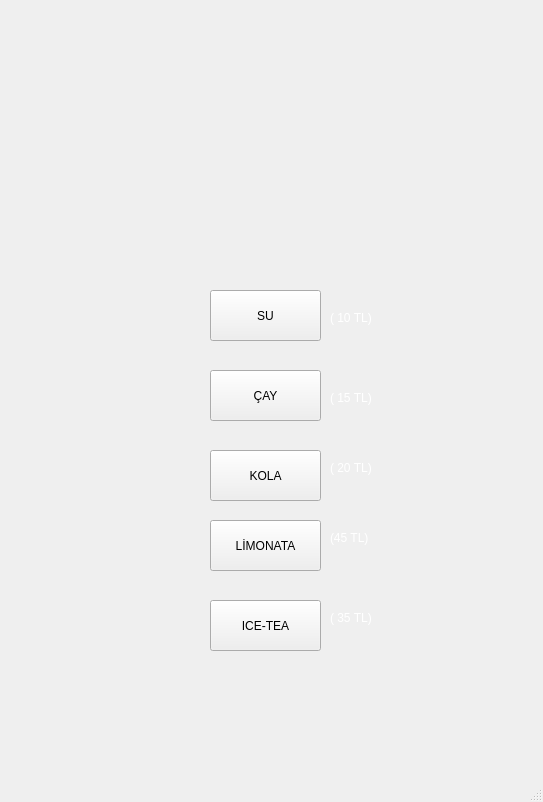
<?xml version="1.0" encoding="UTF-8"?>
<ui version="4.0">
 <class>MainWindow</class>
 <widget class="QMainWindow" name="MainWindow">
  <property name="geometry">
   <rect>
    <x>0</x>
    <y>0</y>
    <width>543</width>
    <height>802</height>
   </rect>
  </property>
  <property name="windowTitle">
   <string>MainWindow</string>
  </property>
  <property name="styleSheet">
   <string notr="true">#centralwidget{
border-image: url(:/men/Menu-PNG-File.png);}</string>
  </property>
  <widget class="QWidget" name="centralwidget">
   <widget class="QPushButton" name="pushButton_SU">
    <property name="geometry">
     <rect>
      <x>210</x>
      <y>290</y>
      <width>111</width>
      <height>51</height>
     </rect>
    </property>
    <property name="text">
     <string>SU</string>
    </property>
   </widget>
   <widget class="QPushButton" name="pushButton_CAY">
    <property name="geometry">
     <rect>
      <x>210</x>
      <y>370</y>
      <width>111</width>
      <height>51</height>
     </rect>
    </property>
    <property name="text">
     <string>ÇAY</string>
    </property>
   </widget>
   <widget class="QPushButton" name="pushButton_KOLA">
    <property name="geometry">
     <rect>
      <x>210</x>
      <y>450</y>
      <width>111</width>
      <height>51</height>
     </rect>
    </property>
    <property name="text">
     <string>KOLA</string>
    </property>
   </widget>
   <widget class="QPushButton" name="pushButton_LIMONATA">
    <property name="geometry">
     <rect>
      <x>210</x>
      <y>520</y>
      <width>111</width>
      <height>51</height>
     </rect>
    </property>
    <property name="text">
     <string>LİMONATA</string>
    </property>
   </widget>
   <widget class="QPushButton" name="pushButton_ICETEA">
    <property name="geometry">
     <rect>
      <x>210</x>
      <y>600</y>
      <width>111</width>
      <height>51</height>
     </rect>
    </property>
    <property name="text">
     <string>ICE-TEA</string>
    </property>
   </widget>
   <widget class="QLabel" name="label">
    <property name="geometry">
     <rect>
      <x>330</x>
      <y>310</y>
      <width>55</width>
      <height>16</height>
     </rect>
    </property>
    <property name="styleSheet">
     <string notr="true">color: rgb(255, 255, 255);</string>
    </property>
    <property name="text">
     <string>( 10 TL)</string>
    </property>
   </widget>
   <widget class="QLabel" name="label_2">
    <property name="geometry">
     <rect>
      <x>330</x>
      <y>390</y>
      <width>55</width>
      <height>16</height>
     </rect>
    </property>
    <property name="styleSheet">
     <string notr="true">color: rgb(255, 255, 255);</string>
    </property>
    <property name="text">
     <string>( 15 TL)</string>
    </property>
   </widget>
   <widget class="QLabel" name="label_KOLA">
    <property name="geometry">
     <rect>
      <x>330</x>
      <y>460</y>
      <width>55</width>
      <height>16</height>
     </rect>
    </property>
    <property name="styleSheet">
     <string notr="true">color: rgb(255, 255, 255);</string>
    </property>
    <property name="text">
     <string>( 20 TL)</string>
    </property>
   </widget>
   <widget class="QLabel" name="label_4">
    <property name="geometry">
     <rect>
      <x>330</x>
      <y>530</y>
      <width>55</width>
      <height>16</height>
     </rect>
    </property>
    <property name="styleSheet">
     <string notr="true">color: rgb(255, 255, 255);</string>
    </property>
    <property name="text">
     <string>(45 TL)</string>
    </property>
   </widget>
   <widget class="QLabel" name="label_5">
    <property name="geometry">
     <rect>
      <x>330</x>
      <y>610</y>
      <width>55</width>
      <height>16</height>
     </rect>
    </property>
    <property name="styleSheet">
     <string notr="true">color: rgb(255, 255, 255);</string>
    </property>
    <property name="text">
     <string>( 35 TL)</string>
    </property>
   </widget>
  </widget>
  <widget class="QMenuBar" name="menubar">
   <property name="geometry">
    <rect>
     <x>0</x>
     <y>0</y>
     <width>543</width>
     <height>26</height>
    </rect>
   </property>
  </widget>
  <widget class="QStatusBar" name="statusbar"/>
 </widget>
 <resources>
  <include location="sembol.qrc"/>
 </resources>
 <connections/>
</ui>
